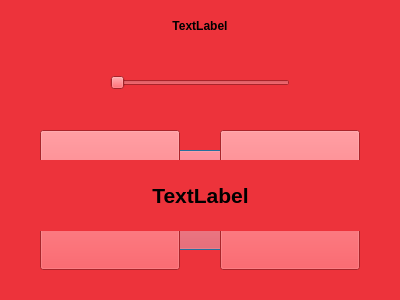
<?xml version="1.0" encoding="UTF-8"?>
<ui version="4.0">
 <class>Casino</class>
 <widget class="QDialog" name="Casino">
  <property name="geometry">
   <rect>
    <x>0</x>
    <y>0</y>
    <width>400</width>
    <height>300</height>
   </rect>
  </property>
  <property name="windowTitle">
   <string>Dialog</string>
  </property>
  <property name="styleSheet">
   <string notr="true">background-color: rgb(237, 51, 59);</string>
  </property>
  <widget class="QSlider" name="horizontalSlider">
   <property name="geometry">
    <rect>
     <x>110</x>
     <y>70</y>
     <width>180</width>
     <height>25</height>
    </rect>
   </property>
   <property name="orientation">
    <enum>Qt::Orientation::Horizontal</enum>
   </property>
  </widget>
  <widget class="QLabel" name="label">
   <property name="geometry">
    <rect>
     <x>60</x>
     <y>10</y>
     <width>280</width>
     <height>31</height>
    </rect>
   </property>
   <property name="font">
    <font>
     <bold>true</bold>
    </font>
   </property>
   <property name="text">
    <string>TextLabel</string>
   </property>
   <property name="alignment">
    <set>Qt::AlignmentFlag::AlignCenter</set>
   </property>
  </widget>
  <widget class="QPushButton" name="pushButton">
   <property name="geometry">
    <rect>
     <x>140</x>
     <y>150</y>
     <width>100</width>
     <height>100</height>
    </rect>
   </property>
   <property name="text">
    <string>게임시작</string>
   </property>
  </widget>
  <widget class="QPushButton" name="pushButton_2">
   <property name="geometry">
    <rect>
     <x>40</x>
     <y>130</y>
     <width>140</width>
     <height>140</height>
    </rect>
   </property>
   <property name="text">
    <string>홀수</string>
   </property>
  </widget>
  <widget class="QPushButton" name="pushButton_3">
   <property name="geometry">
    <rect>
     <x>220</x>
     <y>130</y>
     <width>140</width>
     <height>140</height>
    </rect>
   </property>
   <property name="text">
    <string>짝수</string>
   </property>
  </widget>
  <widget class="QLabel" name="label_2">
   <property name="geometry">
    <rect>
     <x>0</x>
     <y>160</y>
     <width>401</width>
     <height>71</height>
    </rect>
   </property>
   <property name="font">
    <font>
     <pointsize>16</pointsize>
     <bold>true</bold>
    </font>
   </property>
   <property name="text">
    <string>TextLabel</string>
   </property>
   <property name="alignment">
    <set>Qt::AlignmentFlag::AlignCenter</set>
   </property>
  </widget>
 </widget>
 <resources/>
 <connections/>
</ui>
